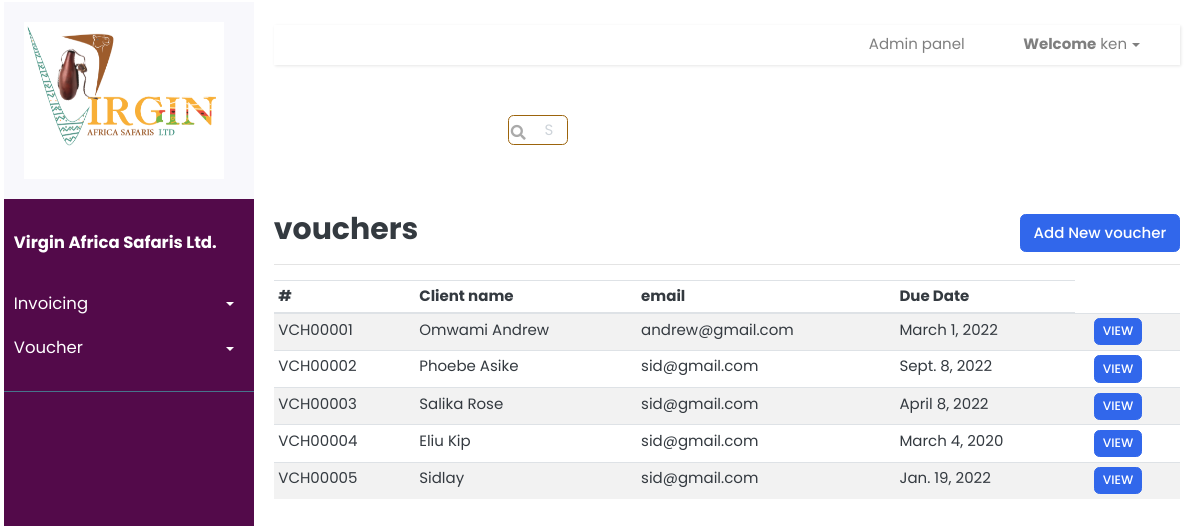
/voucher/vouchers/ (signed in), run on an earlier commit of the app's database.
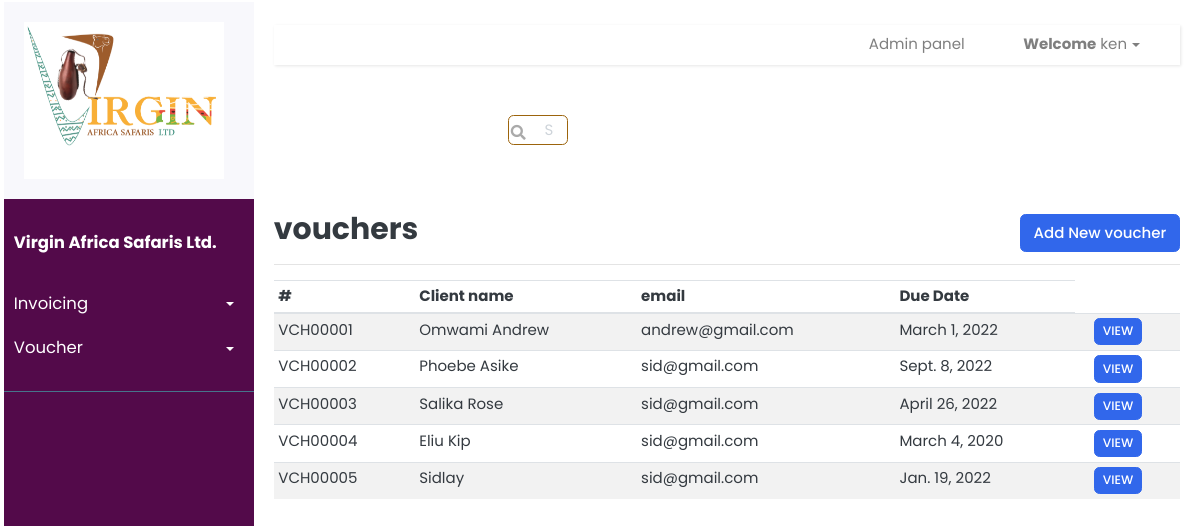
And on a later commit of the database.
### voucher/models.py (models this page shows, shortened)
class Voucher(models.Model):
    TERMS = [
        ('Immediate', 'Immediate'),
        ('15 days', '15 days'),
        ('30 days', '30 days'),
    ]
    STATUS = [
        ('CANCELLED', 'CANCELLED'),
        ('EMAIL_SENT', 'EMAIL_SENT'),
        ('AMMENDED', 'AMMENDED'),
        ('NEW','NEW')
    ]
    types = [
        ('RESIDENT', 'RESIDENT'),
        ('NON RESIDENT', 'NON RESIDENT'),
    ]
    number = models.CharField(
        null=False, default=increment_voucher_number, blank=False, max_length=100, unique=True)
    facility_name = models.CharField(null=True, blank=True, max_length=500)
    number_of_adults = models.CharField(
        default='0', max_length=100)
    number_of_children = models.CharField(
        default='0', max_length=100)
    children_age = models.CharField(null=True, blank=True, max_length=500)
    infants = models.CharField(null=True, blank=True, max_length=500)
    baby_cot = models.CharField(null=True, blank=True, max_length=500)
    extras_to = models.CharField(null=True, blank=True, max_length=500)
    special_instructions = models.CharField(
        null=True, blank=True, max_length=500)
    reserver_name = models.CharField(null=True, blank=True, max_length=500)
    reservation_date = models.DateField(null=True, blank=True, max_length=500)
    arrival = models.DateTimeField(blank=True, null=True)
    departure = models.DateTimeField(blank=True, null=True)
    number_of_nights = models.CharField(blank=True, null=True, max_length=12)
    accommodation_type = models.CharField(
        choices=types, default='RESIDENT', max_length=19)
    voucher_status = models.CharField(
        choices=STATUS, default='NEW', null = True, blank=True, max_length=19)
    single = models.BooleanField()
    double = models.BooleanField()
    triple = models.BooleanField()
    twin = models.BooleanField()
    hb = models.BooleanField()
    fb = models.BooleanField()
    bb = models.BooleanField()
    ai = models.BooleanField()
    client = models.ForeignKey(
        Client, blank=True, null=True, on_delete=models.SET_NULL)
    uniqueId = models.CharField(null=True, blank=True, max_length=100)
    slug = models.SlugField(max_length=500, unique=True, blank=True, null=True)
    date_created = models.DateTimeField(blank=True, null=True)
    last_updated = models.DateTimeField(blank=True, null=True)

### invoice/models.py (models this page shows, shortened)
class Client(models.Model):
    clientName = models.CharField(null=True, blank=True, max_length=200)
    address = models.CharField(null=True, blank=True, max_length=200)
    postalCode = models.CharField(null=True, blank=True, max_length=10)
    phoneNumber = models.CharField(null=True, blank=True, max_length=100)
    emailAddress = models.CharField(null=True, blank=True, max_length=100)
    uniqueId = models.CharField(null=True, blank=True, max_length=100)
    slug = models.SlugField(max_length=500, unique=True, blank=True, null=True)
    date_created = models.DateTimeField(blank=True, null=True)
    last_updated = models.DateTimeField(blank=True, null=True)

### voucher/views.py (the view)
# urls.py: path("vouchers/", voucher_views.list_vouchers, name="list-vouchers" ),
@login_required
def list_vouchers(request):
	context = {}
	vouchers = Voucher.objects.all()
	context['vouchers'] = vouchers
	return render(request, 'voucher/vouchers.html', context)

### templates/voucher/vouchers.html (shortened to what this page needs)
{% extends 'index.html' %} {% load static %} {% load crispy_forms_tags %}
 {% block content %}
<div class="search-main">
 <div class="form-group has-search">
    <input type="text" class="form-control voucher_search_input" placeholder="Search" id="search" data-url="url for voucher to search"/>
  </div>
  </div>
<div
  class="
    d-flex
    justify-content-between
    flex-wrap flex-md-nowrap
    align-items-center
    pt-3
    pb-2
    mb-3
    border-bottom
  "
>
  <h1 class="h2">vouchers</h1>
  <div class="btn-toolbar mb-2 mb-md-0">
    <div class="btn-group me-2">
      <a href="{% url 'create-voucher' %}"
        ><button type="button" class="btn btn-primary">
          Add New voucher
        </button></a
      >
    </div>
  </div>
</div>
{% if vouchers|length > 0 %}
<div class="table-responsive">
  <table class="table table-striped table-sm table-hover" id="voucherTable">
    <thead>
      <tr>
        <th>#</th>
        <th>Client name</th>
        <th>email</th>
        <th>Due Date</th>
      </tr>
    </thead>
    <tbody>
      {% for voucher in vouchers %}
      <tr onclick="getElementById('edit-1').click()" style="cursor: pointer">
        <td id="vouchernumber">{{voucher.number}}</td>
        <td>{{voucher.client.clientName}}</td>
        <td>{{voucher.client.emailAddress}}</td>
        <td>{{voucher.reservation_date}}</td>
        <td>
        </td>
        <td>
          <a href="{% url 'view-voucher' voucher.slug %}"
            ><button class="btn btn-primary btn-sm">VIEW</button></a
          >
        </td>
      </tr>
      {% endfor %}
    </tbody>
  </table>
</div>
{% endif %}
{% endblock %}

What changed in the data, as far as the page shows it:
changed Voucher "VCH00003": reservation_date "April 8, 2022" → "April 26, 2022"
